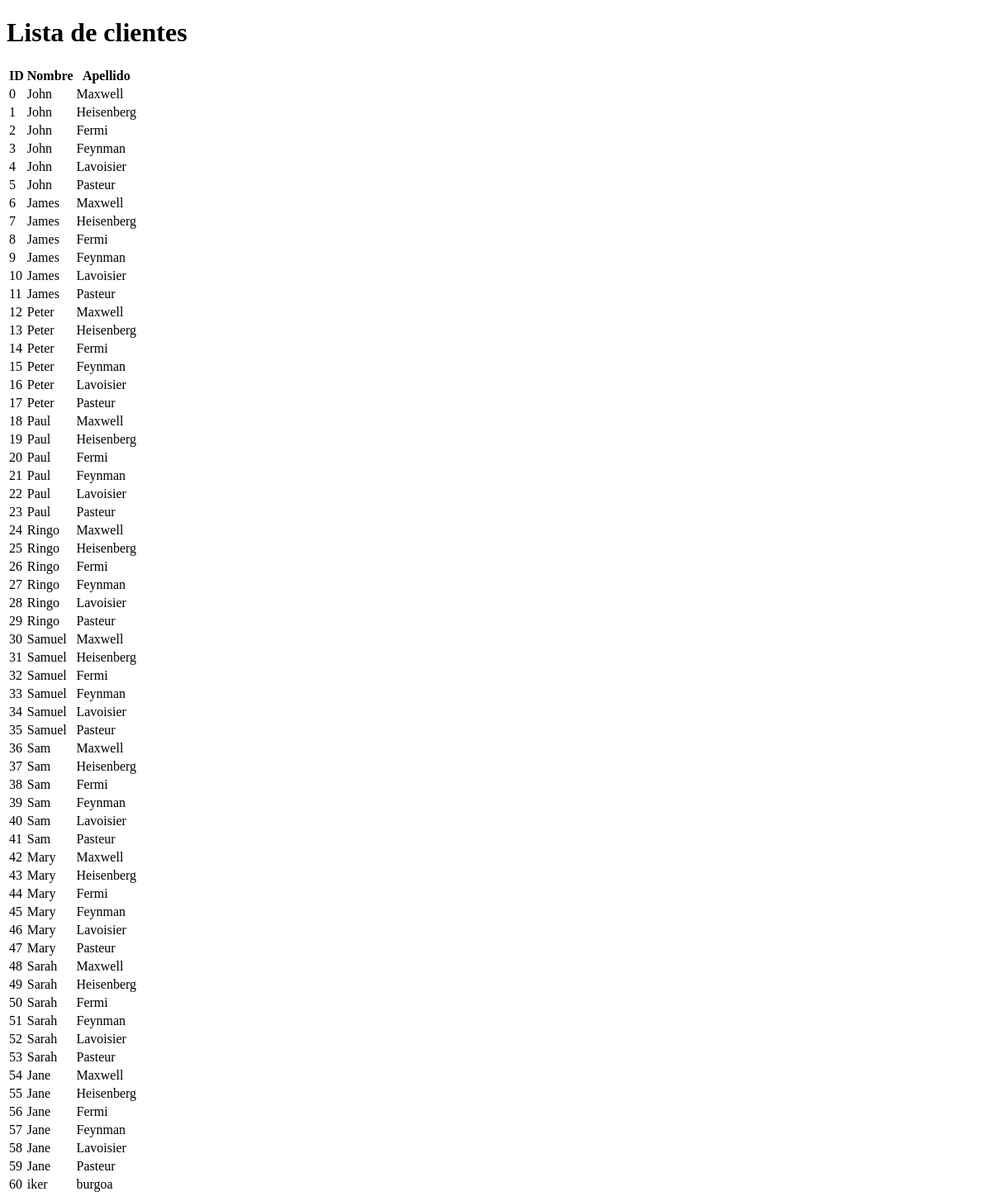
/customer-list/, run on an earlier commit of the app's database.
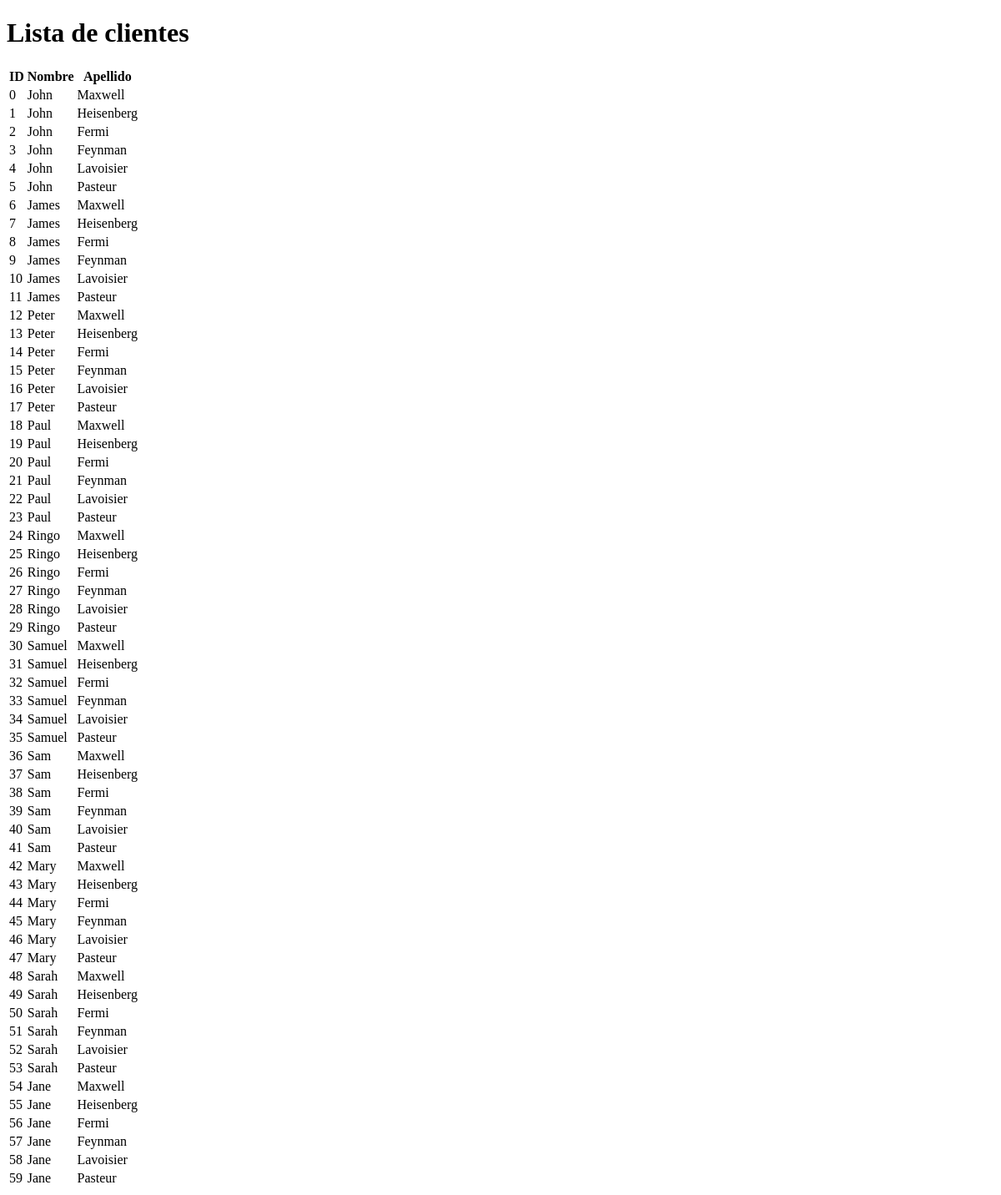
And on a later commit of the database.
### papas_app/models.py (models this page shows, shortened)
class Customer(models.Model):
    id = models.IntegerField(primary_key=True)
    first_name = models.CharField(max_length=200)
    last_name = models.CharField(max_length=200)

### papas_app/views.py (the view)
# urls.py: path('customer-list/', customer_list, name='customer_list'),
def customer_list(request):
    customers = Customer.objects.all()
    return render(request, 'customer_list.html', {'customers': customers})

### papas_app/templates/customer_list.html (shortened to what this page needs)
<!DOCTYPE html>
<html>
<head>
</head>
<body>
    <h1>Lista de clientes</h1>
    <table>
        <thead>
            <tr>
                <th>ID</th>
                <th>Nombre</th>
                <th>Apellido</th>
            </tr>
        </thead>
        <tbody>
            {% for customer in customers %}
            <tr>
                <td>{{ customer.id }}</td>
                <td>{{ customer.first_name }}</td>
                <td>{{ customer.last_name }}</td>
            </tr>
            {% endfor %}
        </tbody>
    </table>
</body>
</html>

What changed in the data, as far as the page shows it:
removed Customer: id "60", first_name "iker", last_name "burgoa"
